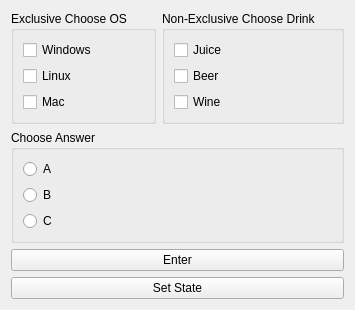
<?xml version="1.0" encoding="UTF-8"?>
<ui version="4.0">
 <class>Widget</class>
 <widget class="QWidget" name="Widget">
  <property name="geometry">
   <rect>
    <x>0</x>
    <y>0</y>
    <width>301</width>
    <height>310</height>
   </rect>
  </property>
  <property name="windowTitle">
   <string>Widget</string>
  </property>
  <layout class="QVBoxLayout" name="verticalLayout_4">
   <item>
    <layout class="QHBoxLayout" name="horizontalLayout">
     <item>
      <widget class="QGroupBox" name="groupBox">
       <property name="title">
        <string>Exclusive Choose OS</string>
       </property>
       <layout class="QVBoxLayout" name="verticalLayout">
        <item>
         <widget class="QCheckBox" name="WindowscheckBox">
          <property name="text">
           <string>Windows</string>
          </property>
         </widget>
        </item>
        <item>
         <widget class="QCheckBox" name="LinuxcheckBox">
          <property name="text">
           <string>Linux</string>
          </property>
         </widget>
        </item>
        <item>
         <widget class="QCheckBox" name="MaccheckBox">
          <property name="text">
           <string>Mac</string>
          </property>
         </widget>
        </item>
       </layout>
      </widget>
     </item>
     <item>
      <widget class="QGroupBox" name="groupBox_2">
       <property name="title">
        <string>Non-Exclusive Choose Drink</string>
       </property>
       <layout class="QVBoxLayout" name="verticalLayout_3">
        <item>
         <widget class="QCheckBox" name="juicecheckBox">
          <property name="text">
           <string>Juice</string>
          </property>
         </widget>
        </item>
        <item>
         <widget class="QCheckBox" name="beercheckBox">
          <property name="text">
           <string>Beer</string>
          </property>
         </widget>
        </item>
        <item>
         <widget class="QCheckBox" name="winecheckBox">
          <property name="text">
           <string>Wine</string>
          </property>
         </widget>
        </item>
       </layout>
      </widget>
     </item>
    </layout>
   </item>
   <item>
    <widget class="QGroupBox" name="groupBox_3">
     <property name="title">
      <string>Choose Answer</string>
     </property>
     <layout class="QVBoxLayout" name="verticalLayout_2">
      <item>
       <widget class="QRadioButton" name="AradioButton">
        <property name="text">
         <string>A</string>
        </property>
       </widget>
      </item>
      <item>
       <widget class="QRadioButton" name="BradioButton">
        <property name="text">
         <string>B</string>
        </property>
       </widget>
      </item>
      <item>
       <widget class="QRadioButton" name="CradioButton">
        <property name="text">
         <string>C</string>
        </property>
       </widget>
      </item>
     </layout>
    </widget>
   </item>
   <item>
    <widget class="QPushButton" name="enterData">
     <property name="text">
      <string>Enter</string>
     </property>
    </widget>
   </item>
   <item>
    <widget class="QPushButton" name="setButton">
     <property name="text">
      <string>Set State</string>
     </property>
    </widget>
   </item>
  </layout>
 </widget>
 <resources/>
 <connections/>
</ui>
